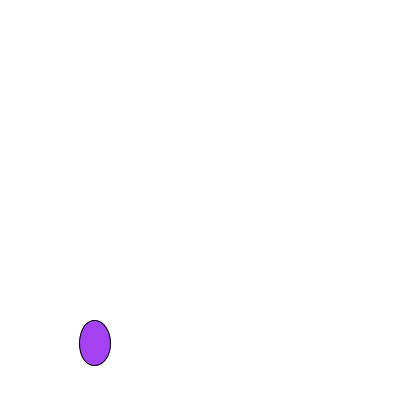
Frame 1 (no input)
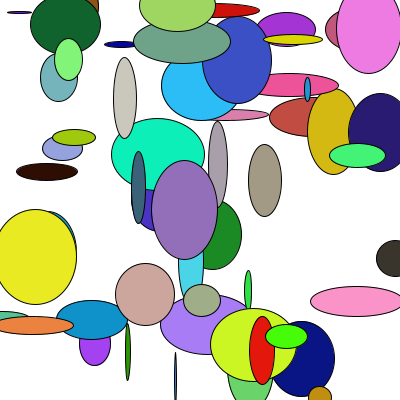
Frame 60 (the mouse pressed at the canvas centre just before this capture)
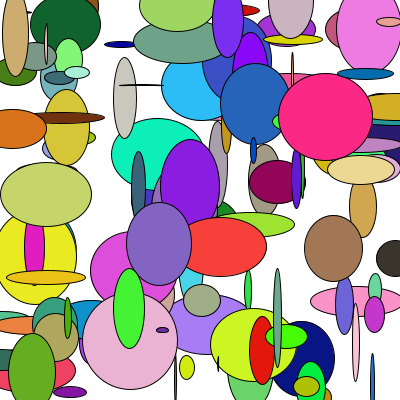
Frame 120 (the mouse held since frame 60 and released just before this capture)

The Processing sketch that drew these frames (run headless with seeded random() and noise(); from frame 60 on, the mouse is pressed at the canvas centre):

// Processing sketch: exer10_random
// ── exer10_random.pde
void setup(){
  size(400, 400);
  background(255);
}

void draw(){
  fill(random(255), random(255), random(255));
  ellipse(random(width), random(height), random(100), random(100));
}
